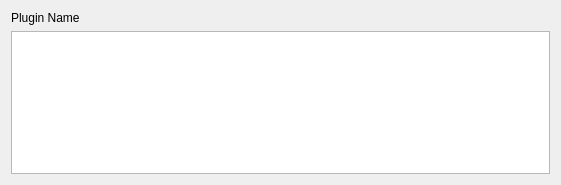
<?xml version="1.0" encoding="UTF-8"?>
<ui version="4.0">
 <class>Form</class>
 <widget class="QWidget" name="Form">
  <property name="geometry">
   <rect>
    <x>0</x>
    <y>0</y>
    <width>561</width>
    <height>185</height>
   </rect>
  </property>
  <property name="windowTitle">
   <string>Form</string>
  </property>
  <layout class="QVBoxLayout" name="verticalLayout_2">
   <item>
    <layout class="QVBoxLayout" name="verticalLayout">
     <item>
      <widget class="QLabel" name="plugin_name">
       <property name="text">
        <string>Plugin Name</string>
       </property>
      </widget>
     </item>
     <item>
      <widget class="QTextBrowser" name="plugin_description"/>
     </item>
    </layout>
   </item>
  </layout>
 </widget>
 <resources/>
 <connections/>
</ui>
